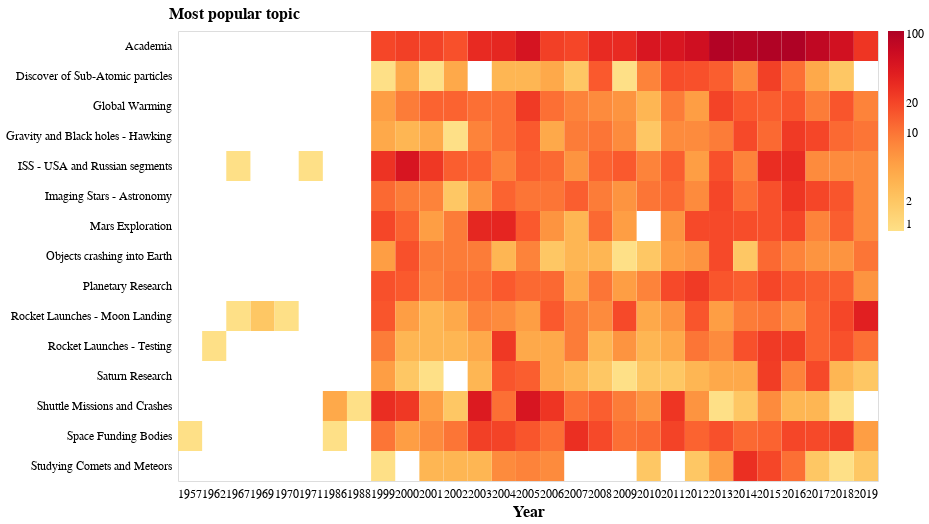

Here is the notebook cell this chart was saved with:
### Markdown cell above
Here, we will show a heatmap of the most popular topic by year

### Code cell
altair_datetime_heatmap(
    topics_by_timeframe,
    x="year:O",
    y="most_popular_topic:N",
    xtitle="Year",
    ytitle="Most popular topic",
    tooltip=[
        {"title": "Year", "field": "year", "type": "ordinal",},
        {
            "title": "Most popular topic",
            "field": "most_popular_topic",
            "type": "nominal",
        },
        {
            "title": "Number of occurrences as main topic",
            "field": "count",
            "type": "quantitative",
        },
    ],
    cmap="yelloworangered",
    legend_title="",
    color_by_col="count:Q",
    yscale="log",
    axis_tick_font_size=12,
    axis_title_font_size=16,
    title_font_size=20,
    legend_fig_padding=10,  # default is 18
    y_axis_title_alignment="left",
    fwidth=700,
    fheight=450,
    file_path=os.path.join(PROJ_ROOT_DIR, "reports", "figures", "my_heatmap.html"),
    save_to_html=False,
    sort_y=[],
    sort_x=[],
)

### Figure 1 — Vega-Lite specification as saved in the notebook (floating-point values rounded to 4 significant figures; data arrays with more than 128 entries replaced by an {"elided": "..."} marker saying what was removed)
{"config": {"view": {"continuousWidth": 400, "continuousHeight": 300}}, "layer": [{"mark": {"type": "rect", "fontSize": 20}, "encoding": {"color": {"type": "quantitative", "field": "count", "legend": {"labelFontSize": 12, "offset": 10, "orient": "right", "title": "", "titleFontSize": 16}, "scale": {"scheme": "yelloworangered", "type": "log"}}, "tooltip": [{"type": "ordinal", "field": "year", "title": "Year"}, {"type": "nominal", "field": "most_popular_topic", "title": "Most popular topic"}, {"type": "quantitative", "field": "count", "title": "Number of occurrences as main topic"}], "x": {"type": "ordinal", "axis": {"domainColor": "black", "domainWidth": 0, "labelAngle": 0, "labelFontSize": 12, "tickOpacity": 0, "titleFontSize": 16}, "field": "year", "title": "Year"}, "y": {"type": "nominal", "axis": {"domainColor": "black", "domainWidth": 0, "labelFontSize": 12, "tickOpacity": 0, "titleAlign": "left", "titleAngle": 0, "titleFontSize": 16, "titleX": -10, "titleY": -10}, "field": "most_popular_topic", "title": "Most popular topic"}}, "height": 450, "width": 700}], "data": {"name": "data-33e851c7da0f6e6a0056186f7ba051ba"}, "$schema": "https://vega.github.io/schema/vega-lite/v4.8.1.json", "datasets": {"data-33e851c7da0f6e6a0056186f7ba051ba": {"elided": "315 records"}}}
